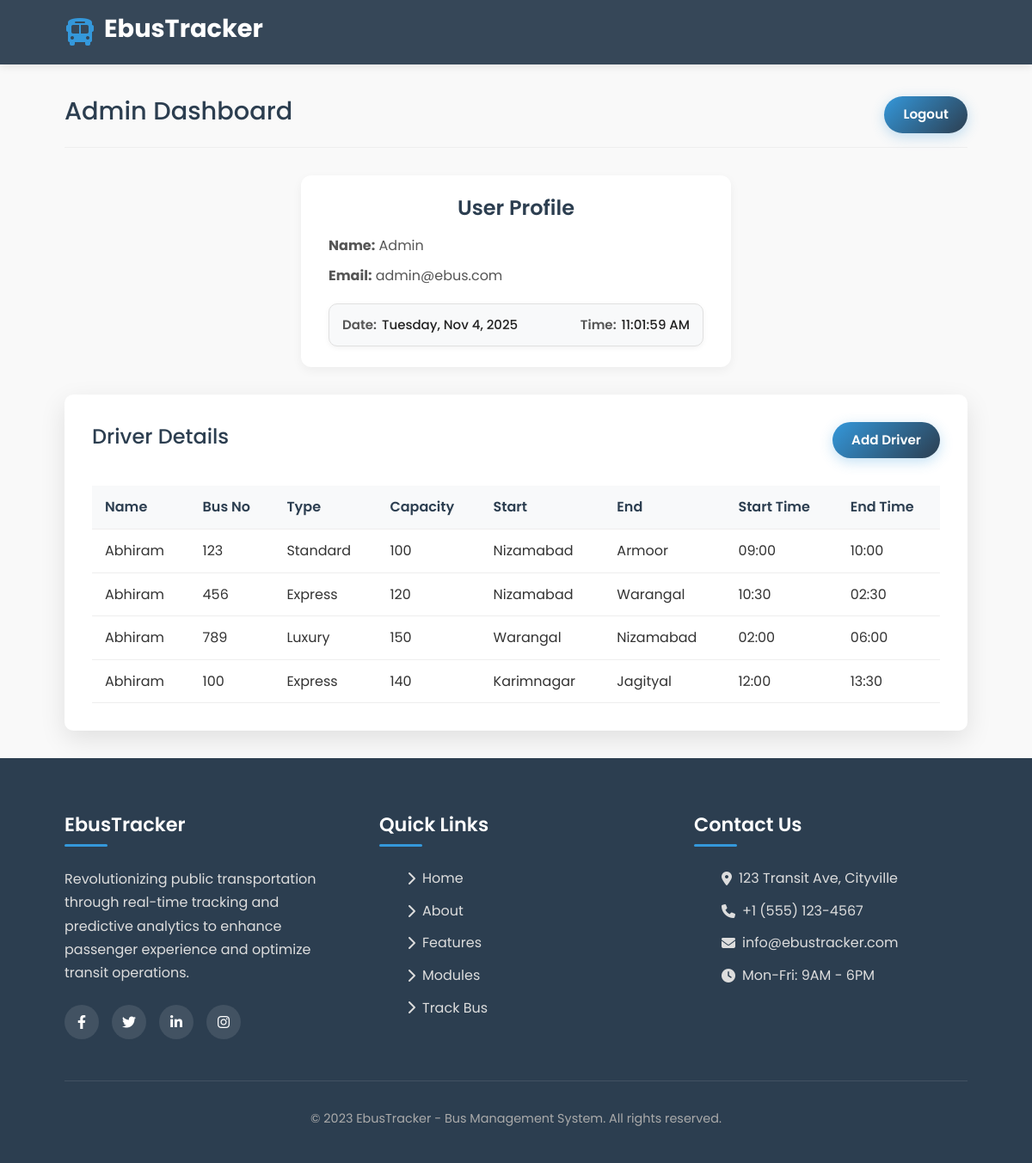
The page /admin on the database its author committed.
### tables this page shows
CREATE TABLE drivers (
                id INTEGER PRIMARY KEY AUTOINCREMENT,
                name TEXT NOT NULL,
                bus_number TEXT NOT NULL,
                bus_type TEXT NOT NULL,
                capacity INTEGER NOT NULL,
                start_location TEXT NOT NULL,
                end_location TEXT NOT NULL,
                start_time TEXT NOT NULL,
                end_time TEXT NOT NULL
            );

### app.py (the view)
@app.route("/admin")
def admin():
    db = get_db()
    drivers = db.execute("SELECT * FROM drivers").fetchall()
    return render_template("admin.html", drivers=drivers)

### app.py (called while the page is built)
def get_db():
    db = getattr(g, "_database", None)
    if db is None:
        db = g._database = sqlite3.connect(DATABASE)
        db.row_factory = sqlite3.Row
    return db

@app.teardown_appcontext
def close_connection(exception):
    db = getattr(g, "_database", None)
    if db is not None:
        db.close()

### templates/admin.html (shortened to what this page needs)
{% extends 'base.html'%}
{% block content %}
<div class="dashboard">
    <div class="container">
        <div class="dashboard-header">
            <h2 id="dashboardTitle">Admin Dashboard</h2>
            <a href="{{url_for('home')}}" class="btn btn-primary" style="text-decoration: none;">Logout</a>
        </div>
        <div class="profile-card">
            <h4>User Profile</h4>
            <p><strong>Name:</strong> Admin</p>
            <p><strong>Email:</strong> admin@ebus.com</p>
            <div class="time-box">
                <div class="time-item">
                    <span class="label">Date:</span>
                    <span id="profileDate"></span>
                </div>
                <div class="time-item">
                    <span class="label">Time:</span>
                    <span id="profileTime"></span>
                </div>
            </div>
        </div>
        <div class="dashboard-content">
            <div class="content-section active" id="adminDashboard">
                <div class="content-header">
                    <h3>Driver Details</h3>
                    <button class="btn btn-primary" onclick="openModal('addDriverModal')">Add Driver</button>
                </div>
                <div class="table-container">
                    <table class="data-table">
                        <thead>
                            <tr>
                                <th>Name</th>
                                <th>Bus No</th>
                                <th>Type</th>
                                <th>Capacity</th>
                                <th>Start</th>
                                <th>End</th>
                                <th>Start Time</th>
                                <th>End Time</th>
                            </tr>
                        </thead>
                        <tbody>
                            {% for d in drivers %}
                            <tr>
                                <td>{{ d.name }}</td>
                                <td>{{ d.bus_number }}</td>
                                <td>{{ d.bus_type }}</td>
                                <td>{{ d.capacity }}</td>
                                <td>{{ d.start_location }}</td>
                                <td>{{ d.end_location }}</td>
                                <td>{{ d.start_time }}</td>
                                <td>{{ d.end_time }}</td>
                            </tr>
                            {% endfor %}
                        </tbody>
                    </table>
                </div>
            </div>
        </div>
    </div>
</div>
{% endblock %}

### templates/base.html (style rules this page uses)
* { margin: 0; padding: 0; box-sizing: border-box; font-family: 'Poppins', sans-serif; }
:root { --primary: #2c3e50; --secondary: #3498db; --accent: #e74c3c; --light: #ecf0f1; --dark: #2c3e50; --success: #2ecc71; --warning: #f39c12; --gradient: linear-gradient(135deg, #3498db, #2c3e50); --shadow: 0 10px 30px rgba(0, 0, 0, 0.1); --transition: all 0.3s ease; }
body { background-color: #f9f9f9; color: #333; line-height: 1.6; overflow-x: hidden; }
html { scroll-behavior: smooth; }
.container { width: 90%; max-width: 1200px; margin: 0 auto; padding: 0 15px; }
.btn { padding: 10px 22px; border-radius: 50px; font-weight: 600; cursor: pointer; transition: var(--transition); border: none; display: inline-flex; align-items: center; gap: 8px; font-size: 0.95rem; }
.btn-primary { background: var(--gradient); color: white; box-shadow: 0 4px 15px rgba(52, 152, 219, 0.3); }
.dashboard { margin-top: 80px; min-height: calc(100vh - 80px); padding: 2rem 0; }
.dashboard-header { display: flex; justify-content: space-between; align-items: center; margin-bottom: 2rem; padding-bottom: 1rem; border-bottom: 1px solid #eee; }
.dashboard-header h2 { color: var(--primary); font-size: 1.8rem; }
.dashboard-content { background: white; border-radius: 10px; box-shadow: var(--shadow); padding: 2rem; }
.content-section { display: none; }
.content-section.active { display: block; animation: fadeIn 0.5s ease; }
.content-header { display: flex; justify-content: space-between; align-items: center; margin-bottom: 2rem; }
.content-header h3 { color: var(--primary); font-size: 1.5rem; }
.table-container { overflow-x: auto; }
.data-table { width: 100%; border-collapse: collapse; }
.data-table th, .data-table td { padding: 12px 15px; text-align: left; border-bottom: 1px solid #eee; }
.data-table th { background-color: #f8f9fa; color: var(--primary); font-weight: 600; }

### templates/admin.html (style rules this page uses)
.profile-card { background: #fff; padding: 1.5rem 2rem; border-radius: 12px; box-shadow: 0 4px 12px rgba(0, 0, 0, 0.05); max-width: 500px; margin: 0 auto; }
.profile-card h4 { margin-bottom: 1rem; color: #2c3e50; font-weight: 600; text-align: center; }
.profile-card p { font-size: 1rem; color: #555; margin-bottom: 0.6rem; }
.dashboard-content { margin-top: 2rem; }
.time-box { margin-top: 1.5rem; padding: 12px 15px; background: #f8f9fa; border: 1px solid #e0e0e0; border-radius: 10px; display: flex; justify-content: space-between; align-items: center; flex-wrap: wrap; gap: 10px; box-shadow: 0 2px 6px rgba(0, 0, 0, 0.05); }
.time-box { margin-top: 1.2rem; padding: 12px 15px; background: #f8f9fa; border: 1px solid #e0e0e0; border-radius: 10px; display: flex; justify-content: space-between; align-items: center; flex-wrap: wrap; gap: 10px; box-shadow: 0 2px 6px rgba(0, 0, 0, 0.05); }
.time-item { display: flex; align-items: center; gap: 6px; font-size: 15px; color: #333; }
.time-item .label { font-weight: 600; color: #555; }
#profileDate, #profileTime { font-weight: 500; font-size: 15px; color: #222; }

### rows shown on the page
drivers: name "Abhiram", bus_number "123", bus_type "Standard", capacity "100", start_location "Nizamabad", end_location "Armoor", start_time "09:00", end_time "10:00"
drivers: name "Abhiram", bus_number "456", bus_type "Express", capacity "120", start_location "Nizamabad", end_location "Warangal", start_time "10:30", end_time "02:30"
drivers: name "Abhiram", bus_number "789", bus_type "Luxury", capacity "150", start_location "Warangal", end_location "Nizamabad", start_time "02:00", end_time "06:00"
drivers: name "Abhiram", bus_number "100", bus_type "Express", capacity "140", start_location "Karimnagar", end_location "Jagityal", start_time "12:00", end_time "13:30"
